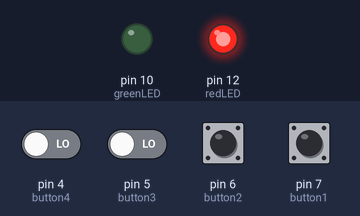
A sketch run on a simulated Arduino Uno, built with avr-gcc and run on an emulated ATmega328P. Shown: output pins drawn as LEDs (lit = HIGH). The inputs (shaded band) are chosen by the test bench; at power-on: pin 4 (button4), pin 5 (button3), pin 6 (button2), pin 7 (button1) LOW.

Above: at 10.8 s.
10.9 s: pin 4 (button4) driven HIGH and pin 5 (button3) driven HIGH
At 14.8 s:
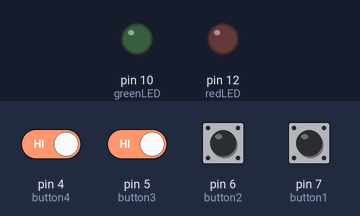
At 20.8 s:
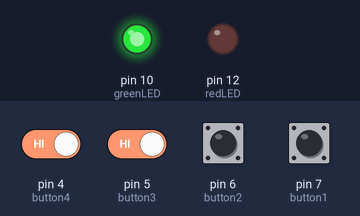
Timing chart, 0 to 27.7 s (numbered marks = the images above; inputs shaded):
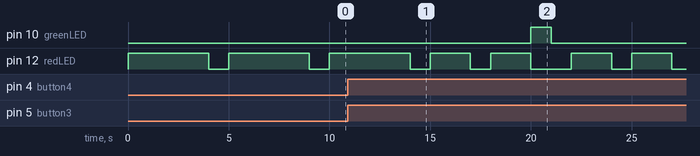

Measured:
- after the input at 10.9 s, pin 10 (greenLED): LOW → HIGH after 9.1 s, → LOW 1.0 s later

The sketch:

Combination_lock.ino
```cpp
int value1 = LOW;
int value2 = LOW;
int value3 = LOW;
int value4 = LOW;
int attempt = 0;
const int redLED = 12;
const int greenLED = 10;
const int button1 = 7;
const int button2 = 6;
const int button3 = 5;
const int button4 = 4;
const int combination = 4 ;//1, 4, 2, 3
int order[] = {1, 4, 2, 1};
void setup() {
  // put your setup code here, to run once:
  //Serial.begin();
  pinMode(redLED, OUTPUT);
  pinMode(greenLED, OUTPUT);
  pinMode(button1, INPUT);
  pinMode(button2, INPUT);
  pinMode(button3, INPUT);
  pinMode(button4, INPUT);
  digitalWrite(redLED, LOW);
  digitalWrite(greenLED, LOW);
}

void loop() {
  // put your main code here, to run repeatedly:
  value1 = digitalRead(button1);
  Serial.print(value1);
  value2 = digitalRead(button2);
  Serial.print(value2);
  value3 = digitalRead(button3);
  Serial.print(value3);
  value4 = digitalRead(button4);
  Serial.print(value4);
  Serial.println(attempt);
  //Do the rest DONE
  //Make a list with the values in the right order DONE
  if (value1 == HIGH) {
    attempt += 1;
  }
  else {
    int attempt = 0;
    digitalWrite(redLED, HIGH);
    delay(1000);
    digitalWrite(redLED, LOW);
  }
  if (value4 == HIGH) {
    attempt += 1;
  }
  else {
    int attempt = 0;
    digitalWrite(redLED, HIGH);
    delay(1000);
    digitalWrite(redLED, LOW);
  }
  if (value2 == HIGH) {
    attempt += 1;
  }
  else {
    int attempt = 0;
    digitalWrite(redLED, HIGH);
    delay(1000);
    digitalWrite(redLED, LOW);
  }
  if (value3 == HIGH) {
    attempt += 1;
  }
  else {
    int attempt = 0;
    digitalWrite(redLED, HIGH);
    delay(1000);
    digitalWrite(redLED, LOW);
  }
  if (attempt == combination){
    digitalWrite(greenLED, HIGH);
    delay(1000);
    digitalWrite(greenLED, LOW);
  }
delay(1000);
}
```
